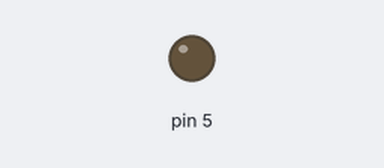
This sketch was run on a simulated Arduino Uno, built with avr-gcc and run on an emulated ATmega328P. Parts: output pins drawn as LEDs (lit = HIGH).

Above: at 0.05 s.
At 1.25 s:
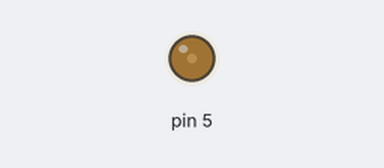
At 2.5 s:
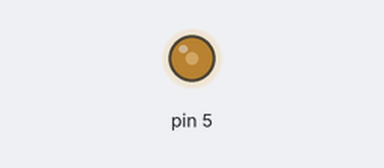
At 5.0 s:
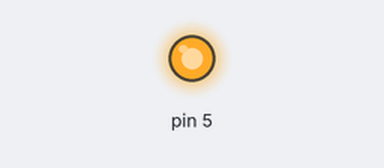
Timing chart, 0 to 6.5 s (numbered marks = the images above):
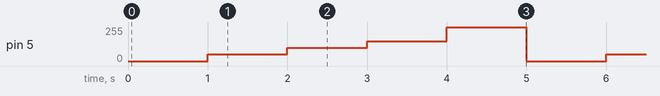

The sketch:

project_intensidad_luz.ino
```cpp
void setup() {
  pinMode(5, OUTPUT);
}

void loop() {
  analogWrite(5, 0);
  delay(1000);
  analogWrite(5, 50);
  delay(1000);
  analogWrite(5, 100);
  delay(1000);
  analogWrite(5, 150);
  delay(1000);
  analogWrite(5, 255);
  delay(1000);

}
```

Measured:
- by itself, pin 5: repeats every 5.0 s: 100/255 1.0 s, 150/255 1.0 s, 255/255 1.0 s, 0/255 1.0 s, 50/255 1.0 s
